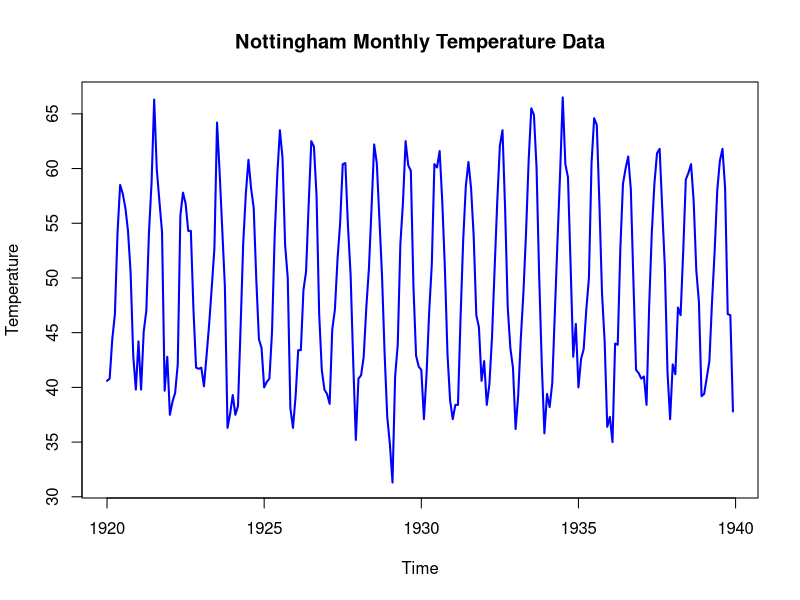
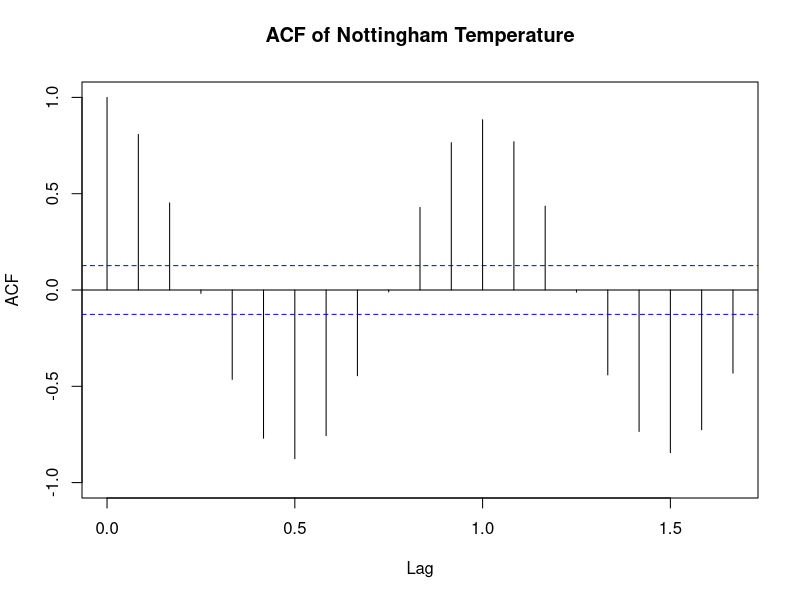
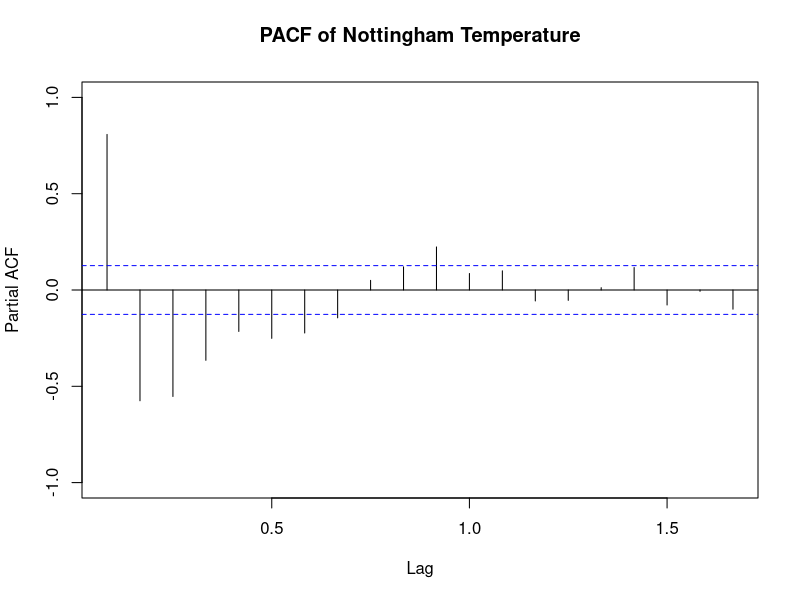
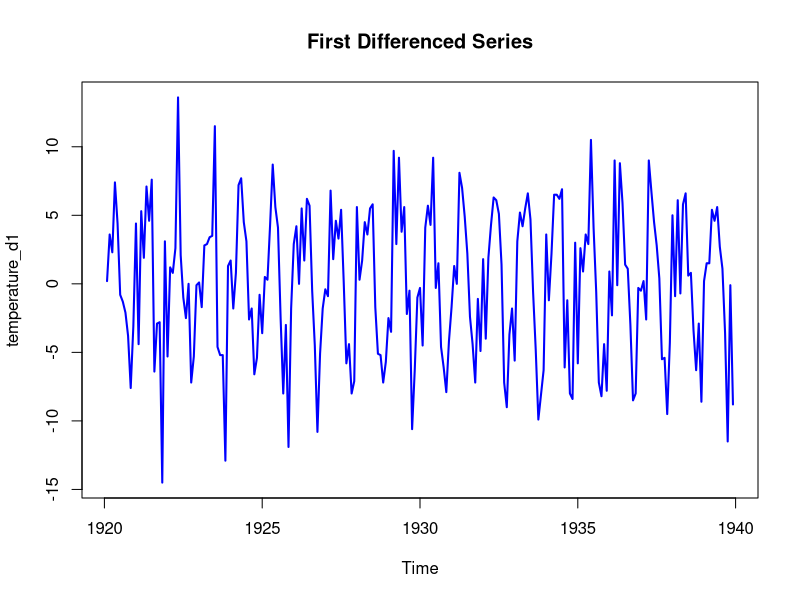
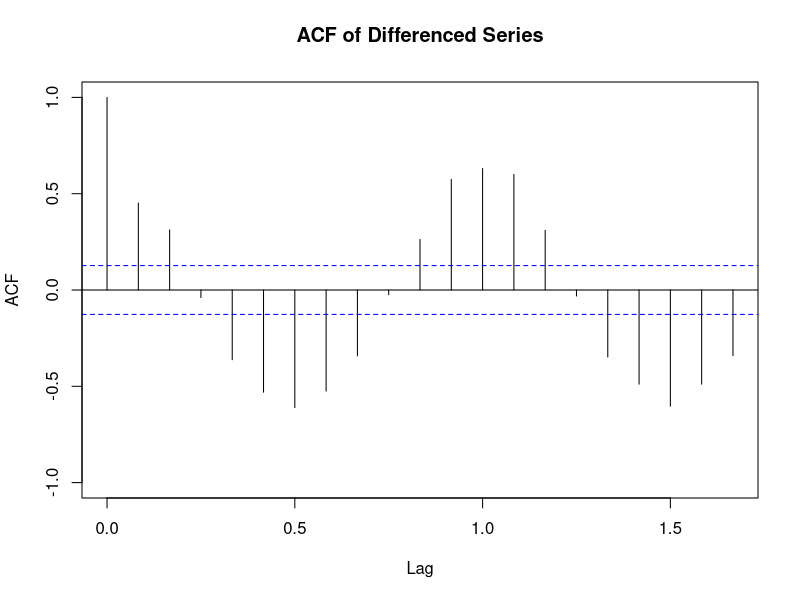
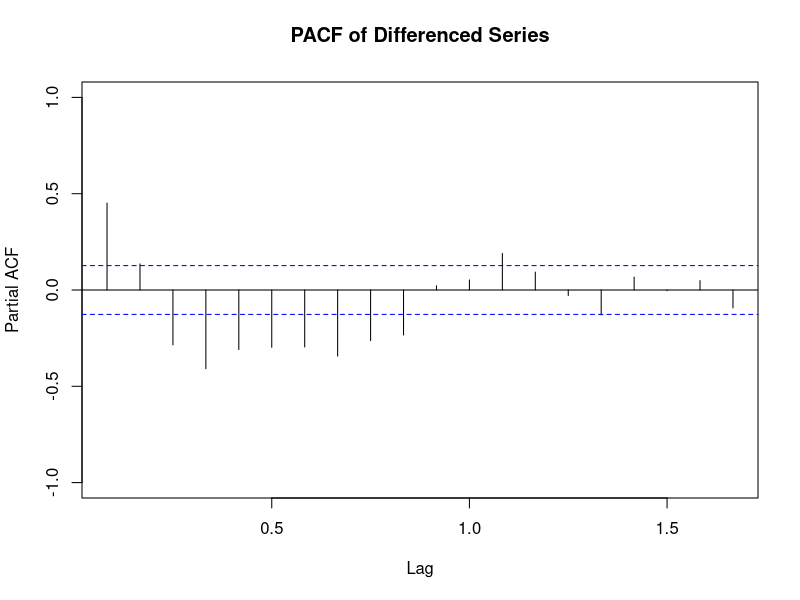
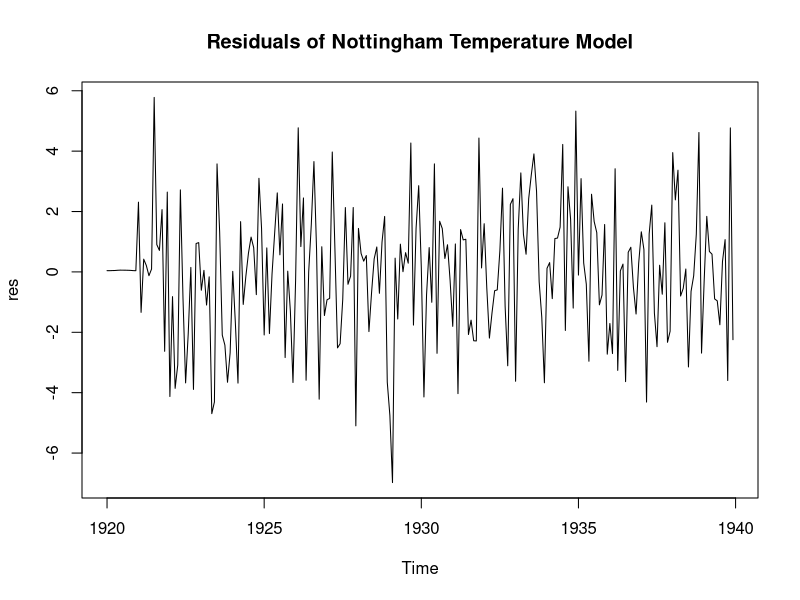
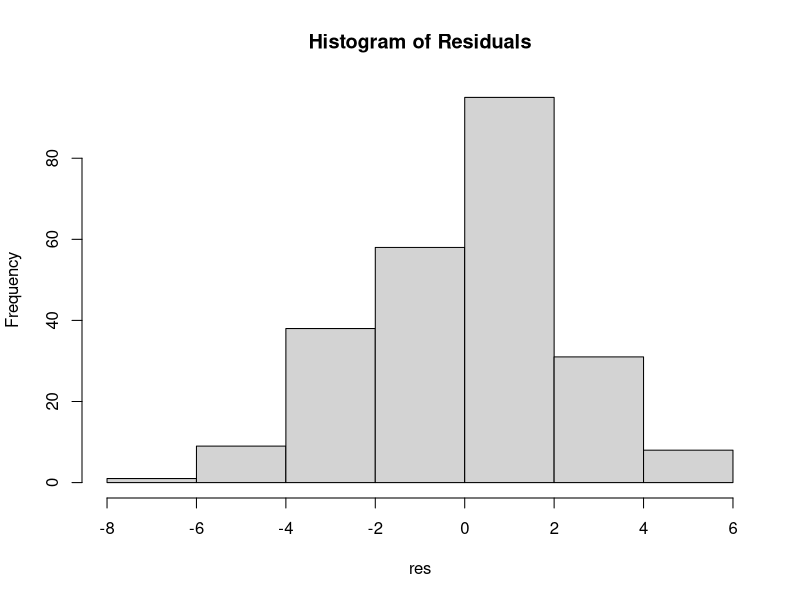

Reproduce these figures in R, in order.
## ---- chunk 1
knitr::opts_chunk$set(echo = TRUE)
library(readxl)
library(forecast)
## ---- chunk 2

# Remove previously stored variables
rm(list = ls(all = TRUE))

# (a) Load dataset from R library
data("nottem")

# (b) Convert dataset into time series object
temperature_ts <- as.ts(nottem)

# Print dataset
temperature_ts

# (c) Plot the data to identify dominant component
plot(
  temperature_ts,
  main = "Nottingham Monthly Temperature Data",
  xlab = "Time",
  ylab = "Temperature",
  col = "blue",
  lwd = 2
)

# (d) Load required packages for time series analysis
library(tseries)
library(forecast)

# (e) Check stationarity using ACF and PACF
acf(
  temperature_ts,
  main = "ACF of Nottingham Temperature",
  lag.max = 20,
  ylim = c(-1,1)
)

pacf(
  temperature_ts,
  main = "PACF of Nottingham Temperature",
  lag.max = 20,
  ylim = c(-1,1)
)

# (f) Stationarity test using KPSS Test
kpss.test(temperature_ts)

# (g) If non-stationary, make it stationary using differencing
temperature_d1 <- diff(temperature_ts)

kpss.test(temperature_d1)

plot(
  temperature_d1,
  main = "First Differenced Series",
  xlab = "Time",
  col = "blue",
  lwd = 2
)

acf(
  temperature_d1,
  main = "ACF of Differenced Series",
  lag.max = 20,
  ylim = c(-1,1)
)

pacf(
  temperature_d1,
  main = "PACF of Differenced Series",
  lag.max = 20,
  ylim = c(-1,1)
)

# (h) Model Identification and Parameter Estimation using ARIMA
temperature_fit <- auto.arima(temperature_ts)

temperature_fit

# (i) Diagnostic Checking (Goodness of Fit)
res <- temperature_fit$residuals

# Plot residuals
plot(
  res,
  main = "Residuals of Nottingham Temperature Model"
)

# Test 1: Normality Test
hist(
  res,
  main = "Histogram of Residuals"
)

shapiro.test(res)

# Test 2: Serial Correlation Test
Box.test(
  res,
  lag = 20,
  type = "Box-Pierce"
)

# Test 3: Heteroscedasticity Check
acf(
  res^2,
  main = "ACF of Squared Residuals"
)

pacf(
  res^2,
  main = "PACF of Squared Residuals"
)

# (j) Forecast next two years (24 months)
temperature_forecast <- forecast(
  temperature_fit,
  h = 24
)

temperature_forecast

plot(
  temperature_forecast,
  main = "Forecast of Nottingham Temperature for Next 2 Years"
)

## ---- chunk 3

options(scipen = 999)

plot(
  temperature_ts,
  main = "Nottingham Monthly Temperature Data",
  xlab = "Year",
  ylab = "Temperature",
  col = "blue",
  lwd = 2
)

## ---- chunk 4

acf(
  temperature_ts,
  main = "ACF of Nottingham Temperature",
  lag.max = 20,
  ylim = c(-1,1)
)

## ---- chunk 5

pacf(
  temperature_ts,
  main = "PACF of Nottingham Temperature",
  lag.max = 20,
  ylim = c(-1,1)
)

## ---- chunk 6

kpss.test(temperature_ts)

## ---- chunk 7

plot(
  temperature_d1,
  main = "First Differenced Series",
  xlab = "Time",
  col = "blue",
  lwd = 2
)

## ---- chunk 8

shapiro.test(res)

## ---- chunk 9

Box.test(
  res,
  lag = 20,
  type = "Box-Pierce"
)

## ---- chunk 10

acf(
  res^2,
  main = "ACF of Squared Residuals",
  lag.max = 20,
  ylim = c(-1,1)
)

pacf(
  res^2,
  main = "PACF of Squared Residuals",
  lag.max = 20,
  ylim = c(-1,1)
)

## ---- chunk 11

plot(
  temperature_forecast,
  main = "Forecast of Nottingham Temperature for Next 2 Years",
  xlab = "Year",
  ylab = "Temperature"
)
